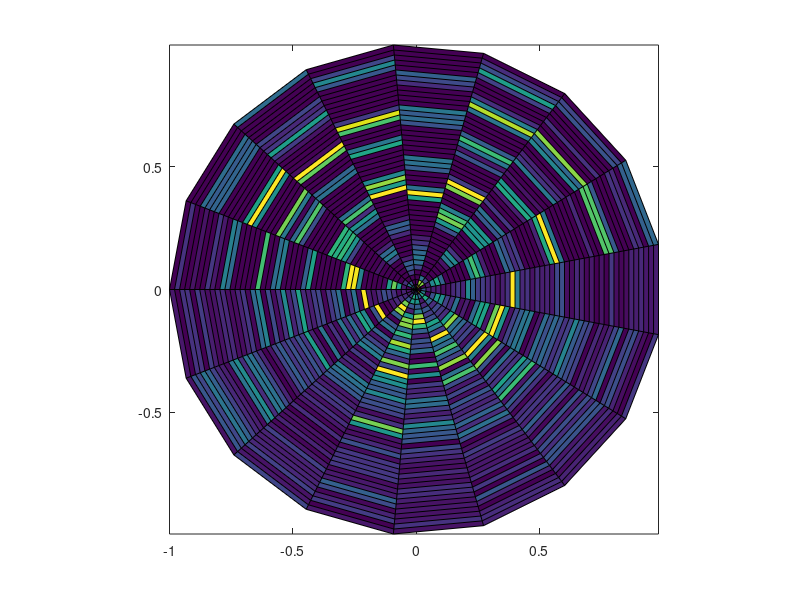

Reproduce this figure in MATLAB.
load TDMeasurements.mat
DegStep = 20;
NumSpaceSamples = 18;

TimeDomain = TDMeasurements;

DifferenceSignal = zeros(NumSpaceSamples, size(TimeDomain,2));
%2. Take difference and form 180 deg out-of-phase two element array
for PositionIndex = 1:NumSpaceSamples
    if(PositionIndex==NumSpaceSamples)
        DifferenceSignal(PositionIndex,:) = TimeDomain(PositionIndex,:) - TimeDomain(1,:);
    else
        DifferenceSignal(PositionIndex,:) = TimeDomain(PositionIndex,:) - TimeDomain(PositionIndex + 1,:);
    end
end

SubPos = zeros(NumSpaceSamples, size(TimeDomain,2));
SubNeg = zeros(NumSpaceSamples, size(TimeDomain,2));
%3. Generate SubSignals
for PositionIndex = 1:NumSpaceSamples
    IndexList = find(DifferenceSignal(PositionIndex,:) > 0);
    for ReplacementIndex=1:length(IndexList)
        SubPos(PositionIndex,IndexList(ReplacementIndex)) = DifferenceSignal(PositionIndex,IndexList(ReplacementIndex));
    end
    IndexList = find(DifferenceSignal(PositionIndex,:) < 0);
    for ReplacementIndex=1:length(IndexList)
        SubNeg(PositionIndex,ReplacementIndex) = -1 * DifferenceSignal(PositionIndex,IndexList(ReplacementIndex));
    end
end

%4. Normalize
for PositionIndex = 1:NumSpaceSamples
    SubPos(PositionIndex,:) = SubPos(PositionIndex,:)/max(SubPos(PositionIndex,:));
    SubNeg(PositionIndex,:) = SubNeg(PositionIndex,:)/max(SubNeg(PositionIndex,:));
end

%5. Step
%According to 5 minute research sun flower seed oil has a dielectric
%constant around 3
Epsilon = 3;

%6. Step
D = 0.025;
R = 0.12;
x = 0.04;

c = 3e8;

DelayTime = 2*(D + sqrt(Epsilon)*(R+x))/c;

%I will take 3nSec of reception which is like 50th sample, lets truncate
TruncatedLength = 50;

ImageSubPos = zeros(NumSpaceSamples,TruncatedLength);
ImageSubNeg = zeros(NumSpaceSamples,TruncatedLength);

for PositionIndex = 1:NumSpaceSamples
    ImageSubPos(PositionIndex,:) = SubPos(PositionIndex,1:TruncatedLength);
    ImageSubNeg(PositionIndex,:) = SubNeg(PositionIndex,1:TruncatedLength);
end

%7. Step
%my map is a x = 18, y = 50 sampled map
AngleRange = 20:20:360;

figure

n=TruncatedLength-1;
r = (0:n)'/n;
theta = linspace(-pi,pi,NumSpaceSamples);
X = r*cos(theta);
Y = r*sin(theta);

NewMap = zeros(NumSpaceSamples,TruncatedLength);

[IndexList1,IndexList2] = find(Y>=0);

for Index=1:length(IndexList1)
    NewMap(IndexList2(Index),IndexList1(Index)) = ImageSubPos(IndexList2(Index), IndexList1(Index));
end
[IndexList1,IndexList2] = find(Y<0);
for Index=1:length(IndexList1)
    NewMap(IndexList2(Index),IndexList1(Index)) = ImageSubNeg(IndexList2(Index), IndexList1(Index));
end

pcolor(X,Y,((NewMap)'));
axis square
